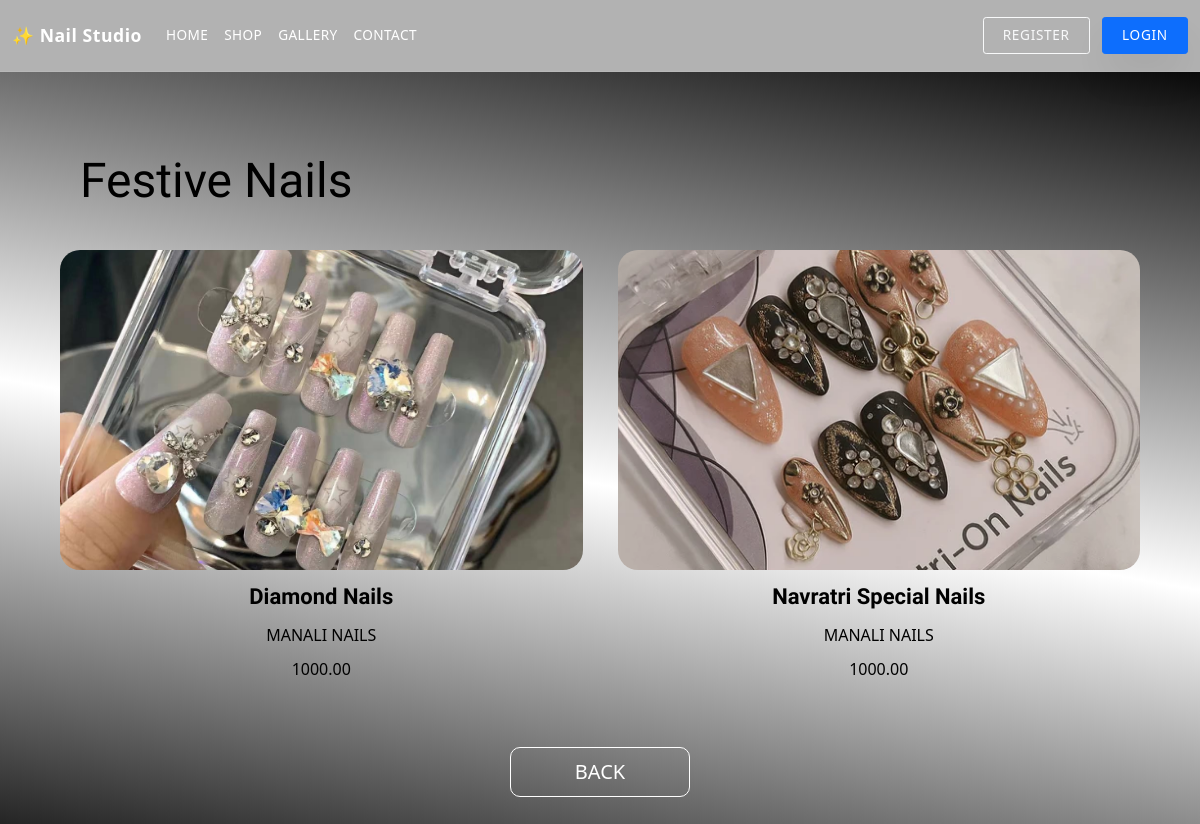
The app's page /festiv/ with its own data.
### demo/models.py (models this page shows, shortened)
class Product(models.Model):
    name = models.CharField(max_length=200)
    brand = models.CharField(max_length=200, default="MANALI NAILS")
    image = models.ImageField(upload_to='images/')
    price = models.DecimalField(max_digits=10, decimal_places=2, default=0.00)

### demo/views.py (the view)
# urls.py: path('festiv/',views.festiv , name='festiv'),
def festiv(request):
    products = Product.objects.all()
    return render(request , 'festiv.html' , {'products': products[19:21]})

### demo/templates/festiv.html
{% extends "base.html" %}
{% load static %}
{% block extra_css %}
<link rel="stylesheet" href="{% static 'css/festiv.css' %}">
{% endblock %}
{% block content %}
<div class="seller-section">
    <h1 class="seller-title">Festive Nails</h1>
    <div class="seller-grid">
        {% for product in products %}
        <div class="seller-card">
            <a href="{% url 'details' product.id %}">
                <img class="seller-image" src="{{ product.image.url }}" alt="{{ product.name }}">
            </a>
            <p class="seller-name"><b>{{ product.name }}</b></p>
            <p class="seller-brand">{{ product.brand }}</p>
            <p class="seller-price">{{ product.price }}</p>
        </div>
        {% endfor %}
    </div>
    <div class="btn-wrapper">
        <a href="{% url 'shop' %}">
            <button class="shop-btn">BACK</button>
        </a>
    </div>
</div>
{% endblock %}

### demo/static/css/base.css (style rules this page uses)
:root { --color-bg: #f8f5f7; --color-surface: #ffffff; --color-surface-dark: #0d0d0d; --color-text: #1f1f1f; --color-text-muted: #5b5b5b; --color-accent: #f06292; --color-accent-dark: #b71c5c; --color-border: rgba(15, 15, 15, 0.08); --shadow-soft: 0 20px 40px rgba(15, 15, 15, 0.08); --shadow-card: 0 25px 60px rgba(14, 8, 30, 0.14); --nav-height: 72px; --max-width: 1200px; }
*, *::before, *::after { box-sizing: border-box; }
html { font-size: 16px; scroll-behavior: smooth; }
body { margin: 0; min-height: 100vh; font-family: "Inter", "Poppins", "Libre Baskerville", system-ui, -apple-system, BlinkMacSystemFont, "Segoe UI", sans-serif; background: var(--color-bg); color: var(--color-text); line-height: 1.6; -webkit-font-smoothing: antialiased; }
img, picture { max-width: 100%; display: block; height: auto; border-radius: inherit; }
a { color: inherit; text-decoration: none; }
button, input, textarea, select { font: inherit; color: inherit; }

### demo/static/css/festiv.css (style rules this page uses)
.seller-section { background: linear-gradient(10deg, rgba(1, 1, 1, 1) 0%, rgba(255, 255, 255, 1) 50%, rgba(10, 10, 10, 1) 100%); padding: 80px 20px 100px; color: black; }
.seller-title { font-size: 48px; font-family: "Quintessential", serif; margin-left: 60px; margin-bottom: 40px; }
.seller-grid { display: grid; grid-template-columns: repeat(auto-fit, minmax(260px, 1fr)); gap: 35px; padding: 0 40px; }
.seller-card { text-align: center; }
.seller-image { width: 100%; height: 320px; object-fit: cover; border-radius: 20px; transition: 0.4s; }
.seller-name { font-size: 22px; font-family: "Quintessential", serif; margin-top: 10px; }
.seller-brand, .seller-price { margin-top: -6px; font-size: 16px; }
.btn-wrapper { text-align: center; margin-top: 50px; }
.shop-btn { background: transparent; height: 50px; width: 180px; font-size: 20px; border-radius: 10px; color: white; border: 1px solid white; cursor: pointer; transition: 0.3s; }

### records on screen
Product: image (picture), name "Diamond Nails", brand "MANALI NAILS", price "1000.00"
Product: image (picture), name "Navratri Special Nails", brand "MANALI NAILS", price "1000.00"
